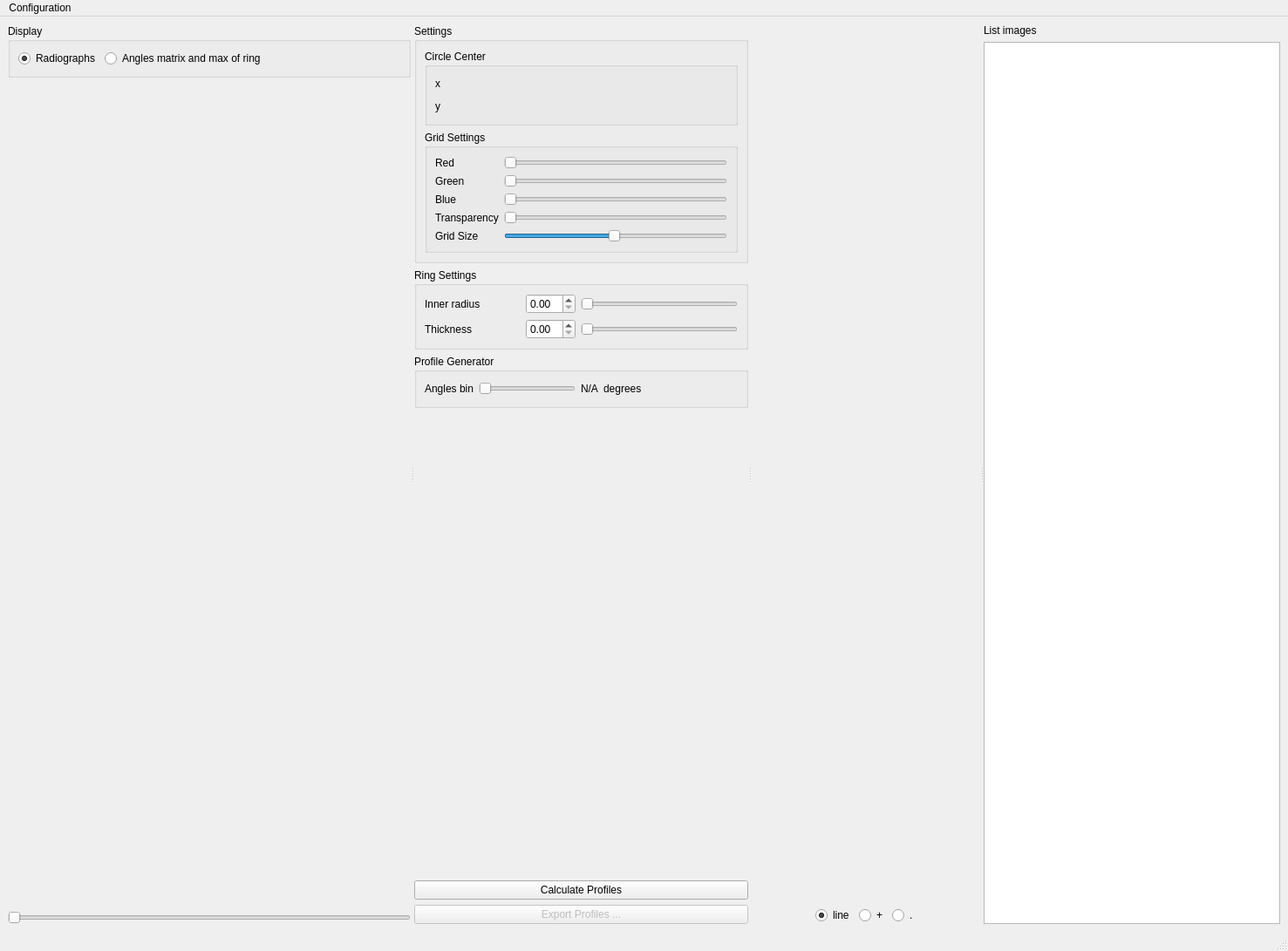
<?xml version="1.0" encoding="UTF-8"?>
<ui version="4.0">
 <class>MainWindow</class>
 <widget class="QMainWindow" name="MainWindow">
  <property name="geometry">
   <rect>
    <x>0</x>
    <y>0</y>
    <width>1477</width>
    <height>1091</height>
   </rect>
  </property>
  <property name="windowTitle">
   <string>MainWindow</string>
  </property>
  <widget class="QWidget" name="centralwidget">
   <layout class="QVBoxLayout" name="verticalLayout_4">
    <item>
     <widget class="QSplitter" name="top_splitter">
      <property name="orientation">
       <enum>Qt::Horizontal</enum>
      </property>
      <widget class="QSplitter" name="splitter">
       <property name="orientation">
        <enum>Qt::Horizontal</enum>
       </property>
       <widget class="QWidget" name="layoutWidget">
        <layout class="QVBoxLayout" name="verticalLayout_2">
         <item>
          <widget class="QGroupBox" name="groupBox_7">
           <property name="title">
            <string>Display</string>
           </property>
           <layout class="QHBoxLayout" name="horizontalLayout_6">
            <item>
             <widget class="QRadioButton" name="display_radiographs_radioButton">
              <property name="text">
               <string>Radiographs</string>
              </property>
              <property name="checked">
               <bool>true</bool>
              </property>
             </widget>
            </item>
            <item>
             <widget class="QRadioButton" name="display_angles_matrix_radioButton">
              <property name="text">
               <string>Angles matrix and max of ring</string>
              </property>
             </widget>
            </item>
            <item>
             <spacer name="horizontalSpacer_4">
              <property name="orientation">
               <enum>Qt::Horizontal</enum>
              </property>
              <property name="sizeHint" stdset="0">
               <size>
                <width>40</width>
                <height>20</height>
               </size>
              </property>
             </spacer>
            </item>
           </layout>
          </widget>
         </item>
         <item>
          <widget class="QWidget" name="widget" native="true">
           <property name="sizePolicy">
            <sizepolicy hsizetype="Expanding" vsizetype="Expanding">
             <horstretch>0</horstretch>
             <verstretch>0</verstretch>
            </sizepolicy>
           </property>
          </widget>
         </item>
         <item>
          <widget class="QSlider" name="image_slider">
           <property name="orientation">
            <enum>Qt::Horizontal</enum>
           </property>
          </widget>
         </item>
        </layout>
       </widget>
       <widget class="QWidget" name="layoutWidget">
        <layout class="QVBoxLayout" name="verticalLayout_3">
         <item>
          <layout class="QHBoxLayout" name="horizontalLayout_5">
           <item>
            <widget class="QGroupBox" name="groupBox_6">
             <property name="title">
              <string>Settings</string>
             </property>
             <layout class="QVBoxLayout" name="verticalLayout_10">
              <item>
               <widget class="QGroupBox" name="groupBox_2">
                <property name="sizePolicy">
                 <sizepolicy hsizetype="MinimumExpanding" vsizetype="Preferred">
                  <horstretch>0</horstretch>
                  <verstretch>0</verstretch>
                 </sizepolicy>
                </property>
                <property name="minimumSize">
                 <size>
                  <width>0</width>
                  <height>0</height>
                 </size>
                </property>
                <property name="maximumSize">
                 <size>
                  <width>16777215</width>
                  <height>16777215</height>
                 </size>
                </property>
                <property name="title">
                 <string>Circle Center</string>
                </property>
                <layout class="QGridLayout" name="gridLayout">
                 <item row="1" column="0">
                  <widget class="QLabel" name="label_2">
                   <property name="text">
                    <string>y</string>
                   </property>
                  </widget>
                 </item>
                 <item row="0" column="0">
                  <widget class="QLabel" name="label">
                   <property name="maximumSize">
                    <size>
                     <width>10</width>
                     <height>16777215</height>
                    </size>
                   </property>
                   <property name="text">
                    <string>x</string>
                   </property>
                  </widget>
                 </item>
                 <item row="1" column="1">
                  <widget class="QLabel" name="circle_y">
                   <property name="minimumSize">
                    <size>
                     <width>50</width>
                     <height>0</height>
                    </size>
                   </property>
                   <property name="maximumSize">
                    <size>
                     <width>50</width>
                     <height>16777215</height>
                    </size>
                   </property>
                   <property name="text">
                    <string/>
                   </property>
                  </widget>
                 </item>
                 <item row="0" column="1">
                  <widget class="QLabel" name="circle_x">
                   <property name="minimumSize">
                    <size>
                     <width>50</width>
                     <height>0</height>
                    </size>
                   </property>
                   <property name="maximumSize">
                    <size>
                     <width>50</width>
                     <height>16777215</height>
                    </size>
                   </property>
                   <property name="text">
                    <string/>
                   </property>
                  </widget>
                 </item>
                 <item row="0" column="2">
                  <spacer name="horizontalSpacer_3">
                   <property name="orientation">
                    <enum>Qt::Horizontal</enum>
                   </property>
                   <property name="sizeHint" stdset="0">
                    <size>
                     <width>40</width>
                     <height>20</height>
                    </size>
                   </property>
                  </spacer>
                 </item>
                 <item row="1" column="2">
                  <spacer name="horizontalSpacer_5">
                   <property name="orientation">
                    <enum>Qt::Horizontal</enum>
                   </property>
                   <property name="sizeHint" stdset="0">
                    <size>
                     <width>40</width>
                     <height>20</height>
                    </size>
                   </property>
                  </spacer>
                 </item>
                </layout>
               </widget>
              </item>
              <item>
               <widget class="QGroupBox" name="groupBox_4">
                <property name="sizePolicy">
                 <sizepolicy hsizetype="Expanding" vsizetype="Preferred">
                  <horstretch>0</horstretch>
                  <verstretch>0</verstretch>
                 </sizepolicy>
                </property>
                <property name="minimumSize">
                 <size>
                  <width>0</width>
                  <height>0</height>
                 </size>
                </property>
                <property name="maximumSize">
                 <size>
                  <width>16777215</width>
                  <height>16777215</height>
                 </size>
                </property>
                <property name="title">
                 <string>Grid Settings </string>
                </property>
                <layout class="QGridLayout" name="gridLayout_3">
                 <item row="4" column="1">
                  <widget class="QSlider" name="grid_size_slider">
                   <property name="minimum">
                    <number>1</number>
                   </property>
                   <property name="maximum">
                    <number>100</number>
                   </property>
                   <property name="value">
                    <number>50</number>
                   </property>
                   <property name="orientation">
                    <enum>Qt::Horizontal</enum>
                   </property>
                  </widget>
                 </item>
                 <item row="4" column="0">
                  <widget class="QLabel" name="label_9">
                   <property name="text">
                    <string>Grid Size</string>
                   </property>
                  </widget>
                 </item>
                 <item row="3" column="1">
                  <widget class="QSlider" name="guide_alpha_slider">
                   <property name="maximum">
                    <number>255</number>
                   </property>
                   <property name="orientation">
                    <enum>Qt::Horizontal</enum>
                   </property>
                  </widget>
                 </item>
                 <item row="0" column="0">
                  <widget class="QLabel" name="label_5">
                   <property name="text">
                    <string>Red</string>
                   </property>
                  </widget>
                 </item>
                 <item row="2" column="0">
                  <widget class="QLabel" name="label_7">
                   <property name="text">
                    <string>Blue</string>
                   </property>
                  </widget>
                 </item>
                 <item row="1" column="1">
                  <widget class="QSlider" name="guide_green_slider">
                   <property name="maximum">
                    <number>255</number>
                   </property>
                   <property name="orientation">
                    <enum>Qt::Horizontal</enum>
                   </property>
                  </widget>
                 </item>
                 <item row="2" column="1">
                  <widget class="QSlider" name="guide_blue_slider">
                   <property name="maximum">
                    <number>255</number>
                   </property>
                   <property name="orientation">
                    <enum>Qt::Horizontal</enum>
                   </property>
                  </widget>
                 </item>
                 <item row="3" column="0">
                  <widget class="QLabel" name="label_8">
                   <property name="text">
                    <string>Transparency</string>
                   </property>
                  </widget>
                 </item>
                 <item row="1" column="0">
                  <widget class="QLabel" name="label_6">
                   <property name="text">
                    <string>Green</string>
                   </property>
                  </widget>
                 </item>
                 <item row="0" column="1">
                  <widget class="QSlider" name="guide_red_slider">
                   <property name="maximum">
                    <number>255</number>
                   </property>
                   <property name="orientation">
                    <enum>Qt::Horizontal</enum>
                   </property>
                  </widget>
                 </item>
                </layout>
               </widget>
              </item>
             </layout>
            </widget>
           </item>
          </layout>
         </item>
         <item>
          <widget class="QGroupBox" name="groupBox_3">
           <property name="title">
            <string>Ring Settings</string>
           </property>
           <layout class="QVBoxLayout" name="verticalLayout_7">
            <item>
             <layout class="QHBoxLayout" name="horizontalLayout_2">
              <item>
               <widget class="QLabel" name="label_3">
                <property name="minimumSize">
                 <size>
                  <width>110</width>
                  <height>0</height>
                 </size>
                </property>
                <property name="maximumSize">
                 <size>
                  <width>110</width>
                  <height>16777215</height>
                 </size>
                </property>
                <property name="text">
                 <string>Inner radius</string>
                </property>
               </widget>
              </item>
              <item>
               <widget class="QDoubleSpinBox" name="ring_inner_radius_doubleSpinBox"/>
              </item>
              <item>
               <widget class="QSlider" name="ring_inner_radius_slider">
                <property name="orientation">
                 <enum>Qt::Horizontal</enum>
                </property>
               </widget>
              </item>
             </layout>
            </item>
            <item>
             <layout class="QHBoxLayout" name="horizontalLayout_3">
              <item>
               <widget class="QLabel" name="ring_thickness_label">
                <property name="minimumSize">
                 <size>
                  <width>110</width>
                  <height>0</height>
                 </size>
                </property>
                <property name="maximumSize">
                 <size>
                  <width>110</width>
                  <height>16777215</height>
                 </size>
                </property>
                <property name="text">
                 <string>Thickness</string>
                </property>
               </widget>
              </item>
              <item>
               <widget class="QDoubleSpinBox" name="ring_thickness_doubleSpinBox"/>
              </item>
              <item>
               <widget class="QSlider" name="ring_thickness_slider">
                <property name="orientation">
                 <enum>Qt::Horizontal</enum>
                </property>
               </widget>
              </item>
             </layout>
            </item>
           </layout>
          </widget>
         </item>
         <item>
          <widget class="QGroupBox" name="groupBox_5">
           <property name="title">
            <string>Profile Generator</string>
           </property>
           <layout class="QHBoxLayout" name="horizontalLayout_4">
            <item>
             <widget class="QLabel" name="label_4">
              <property name="text">
               <string>Angles bin</string>
              </property>
             </widget>
            </item>
            <item>
             <widget class="QSlider" name="angle_bin_horizontalSlider">
              <property name="orientation">
               <enum>Qt::Horizontal</enum>
              </property>
             </widget>
            </item>
            <item>
             <widget class="QLabel" name="angle_bin_value">
              <property name="text">
               <string>N/A</string>
              </property>
             </widget>
            </item>
            <item>
             <widget class="QLabel" name="angle_bin_units">
              <property name="text">
               <string>degrees</string>
              </property>
             </widget>
            </item>
            <item>
             <spacer name="horizontalSpacer_2">
              <property name="orientation">
               <enum>Qt::Horizontal</enum>
              </property>
              <property name="sizeHint" stdset="0">
               <size>
                <width>40</width>
                <height>20</height>
               </size>
              </property>
             </spacer>
            </item>
           </layout>
          </widget>
         </item>
         <item>
          <spacer name="verticalSpacer">
           <property name="orientation">
            <enum>Qt::Vertical</enum>
           </property>
           <property name="sizeHint" stdset="0">
            <size>
             <width>20</width>
             <height>40</height>
            </size>
           </property>
          </spacer>
         </item>
         <item>
          <widget class="QPushButton" name="calculate_profiles_pushButton">
           <property name="text">
            <string>Calculate Profiles</string>
           </property>
          </widget>
         </item>
         <item>
          <widget class="QPushButton" name="export_profiles_button">
           <property name="enabled">
            <bool>false</bool>
           </property>
           <property name="text">
            <string>Export Profiles ...</string>
           </property>
          </widget>
         </item>
        </layout>
       </widget>
      </widget>
      <widget class="QSplitter" name="profile_splitter">
       <property name="orientation">
        <enum>Qt::Horizontal</enum>
       </property>
       <widget class="QWidget" name="layoutWidget">
        <layout class="QVBoxLayout" name="verticalLayout">
         <item>
          <widget class="QWidget" name="widget_profile" native="true">
           <property name="sizePolicy">
            <sizepolicy hsizetype="Expanding" vsizetype="Expanding">
             <horstretch>0</horstretch>
             <verstretch>0</verstretch>
            </sizepolicy>
           </property>
          </widget>
         </item>
         <item>
          <layout class="QHBoxLayout" name="horizontalLayout_7">
           <item>
            <spacer name="horizontalSpacer_7">
             <property name="orientation">
              <enum>Qt::Horizontal</enum>
             </property>
             <property name="sizeHint" stdset="0">
              <size>
               <width>40</width>
               <height>20</height>
              </size>
             </property>
            </spacer>
           </item>
           <item>
            <widget class="QRadioButton" name="line_radioButton">
             <property name="text">
              <string>line</string>
             </property>
             <property name="checked">
              <bool>true</bool>
             </property>
            </widget>
           </item>
           <item>
            <widget class="QRadioButton" name="plus_radioButton">
             <property name="text">
              <string>+</string>
             </property>
            </widget>
           </item>
           <item>
            <widget class="QRadioButton" name="point_radioButton">
             <property name="text">
              <string>.</string>
             </property>
            </widget>
           </item>
           <item>
            <spacer name="horizontalSpacer_6">
             <property name="orientation">
              <enum>Qt::Horizontal</enum>
             </property>
             <property name="sizeHint" stdset="0">
              <size>
               <width>40</width>
               <height>20</height>
              </size>
             </property>
            </spacer>
           </item>
          </layout>
         </item>
        </layout>
       </widget>
       <widget class="QWidget" name="layoutWidget">
        <layout class="QVBoxLayout" name="verticalLayout_6">
         <item>
          <widget class="QLabel" name="label_10">
           <property name="text">
            <string>List images</string>
           </property>
          </widget>
         </item>
         <item>
          <widget class="QListWidget" name="profile_list_images">
           <property name="contextMenuPolicy">
            <enum>Qt::CustomContextMenu</enum>
           </property>
           <property name="selectionMode">
            <enum>QAbstractItemView::MultiSelection</enum>
           </property>
           <property name="selectionBehavior">
            <enum>QAbstractItemView::SelectRows</enum>
           </property>
          </widget>
         </item>
        </layout>
       </widget>
      </widget>
     </widget>
    </item>
   </layout>
  </widget>
  <widget class="QMenuBar" name="menubar">
   <property name="geometry">
    <rect>
     <x>0</x>
     <y>0</y>
     <width>1477</width>
     <height>22</height>
    </rect>
   </property>
   <widget class="QMenu" name="menuConfiguration">
    <property name="title">
     <string>Configuration</string>
    </property>
    <addaction name="actionLoad"/>
    <addaction name="actionSave"/>
   </widget>
   <addaction name="menuConfiguration"/>
  </widget>
  <widget class="QStatusBar" name="statusbar"/>
  <action name="actionLoad">
   <property name="text">
    <string>Open ...</string>
   </property>
   <property name="shortcut">
    <string>Ctrl+O</string>
   </property>
  </action>
  <action name="actionSave">
   <property name="text">
    <string>Save ...</string>
   </property>
   <property name="shortcut">
    <string>Ctrl+S</string>
   </property>
  </action>
 </widget>
 <resources/>
 <connections>
  <connection>
   <sender>guide_red_slider</sender>
   <signal>sliderMoved(int)</signal>
   <receiver>MainWindow</receiver>
   <slot>guide_color_changed()</slot>
   <hints>
    <hint type="sourcelabel">
     <x>851</x>
     <y>203</y>
    </hint>
    <hint type="destinationlabel">
     <x>449</x>
     <y>320</y>
    </hint>
   </hints>
  </connection>
  <connection>
   <sender>guide_green_slider</sender>
   <signal>sliderMoved(int)</signal>
   <receiver>MainWindow</receiver>
   <slot>guide_color_changed()</slot>
   <hints>
    <hint type="sourcelabel">
     <x>851</x>
     <y>237</y>
    </hint>
    <hint type="destinationlabel">
     <x>449</x>
     <y>320</y>
    </hint>
   </hints>
  </connection>
  <connection>
   <sender>guide_blue_slider</sender>
   <signal>sliderMoved(int)</signal>
   <receiver>MainWindow</receiver>
   <slot>guide_color_changed()</slot>
   <hints>
    <hint type="sourcelabel">
     <x>851</x>
     <y>271</y>
    </hint>
    <hint type="destinationlabel">
     <x>449</x>
     <y>320</y>
    </hint>
   </hints>
  </connection>
  <connection>
   <sender>guide_alpha_slider</sender>
   <signal>sliderMoved(int)</signal>
   <receiver>MainWindow</receiver>
   <slot>guide_color_changed()</slot>
   <hints>
    <hint type="sourcelabel">
     <x>851</x>
     <y>305</y>
    </hint>
    <hint type="destinationlabel">
     <x>449</x>
     <y>320</y>
    </hint>
   </hints>
  </connection>
  <connection>
   <sender>grid_size_slider</sender>
   <signal>sliderMoved(int)</signal>
   <receiver>MainWindow</receiver>
   <slot>grid_slider_moved()</slot>
   <hints>
    <hint type="sourcelabel">
     <x>851</x>
     <y>339</y>
    </hint>
    <hint type="destinationlabel">
     <x>823</x>
     <y>442</y>
    </hint>
   </hints>
  </connection>
  <connection>
   <sender>grid_size_slider</sender>
   <signal>sliderPressed()</signal>
   <receiver>MainWindow</receiver>
   <slot>grid_slider_pressed()</slot>
   <hints>
    <hint type="sourcelabel">
     <x>851</x>
     <y>339</y>
    </hint>
    <hint type="destinationlabel">
     <x>692</x>
     <y>592</y>
    </hint>
   </hints>
  </connection>
  <connection>
   <sender>guide_red_slider</sender>
   <signal>sliderPressed()</signal>
   <receiver>MainWindow</receiver>
   <slot>guide_color_clicked()</slot>
   <hints>
    <hint type="sourcelabel">
     <x>851</x>
     <y>203</y>
    </hint>
    <hint type="destinationlabel">
     <x>762</x>
     <y>304</y>
    </hint>
   </hints>
  </connection>
  <connection>
   <sender>guide_red_slider</sender>
   <signal>sliderReleased()</signal>
   <receiver>MainWindow</receiver>
   <slot>guide_color_released()</slot>
   <hints>
    <hint type="sourcelabel">
     <x>851</x>
     <y>203</y>
    </hint>
    <hint type="destinationlabel">
     <x>734</x>
     <y>312</y>
    </hint>
   </hints>
  </connection>
  <connection>
   <sender>guide_green_slider</sender>
   <signal>sliderPressed()</signal>
   <receiver>MainWindow</receiver>
   <slot>guide_color_clicked()</slot>
   <hints>
    <hint type="sourcelabel">
     <x>851</x>
     <y>237</y>
    </hint>
    <hint type="destinationlabel">
     <x>750</x>
     <y>361</y>
    </hint>
   </hints>
  </connection>
  <connection>
   <sender>guide_green_slider</sender>
   <signal>sliderReleased()</signal>
   <receiver>MainWindow</receiver>
   <slot>guide_color_released()</slot>
   <hints>
    <hint type="sourcelabel">
     <x>851</x>
     <y>237</y>
    </hint>
    <hint type="destinationlabel">
     <x>724</x>
     <y>369</y>
    </hint>
   </hints>
  </connection>
  <connection>
   <sender>guide_blue_slider</sender>
   <signal>sliderPressed()</signal>
   <receiver>MainWindow</receiver>
   <slot>guide_color_clicked()</slot>
   <hints>
    <hint type="sourcelabel">
     <x>851</x>
     <y>271</y>
    </hint>
    <hint type="destinationlabel">
     <x>763</x>
     <y>395</y>
    </hint>
   </hints>
  </connection>
  <connection>
   <sender>guide_blue_slider</sender>
   <signal>sliderReleased()</signal>
   <receiver>MainWindow</receiver>
   <slot>guide_color_released()</slot>
   <hints>
    <hint type="sourcelabel">
     <x>851</x>
     <y>271</y>
    </hint>
    <hint type="destinationlabel">
     <x>743</x>
     <y>404</y>
    </hint>
   </hints>
  </connection>
  <connection>
   <sender>guide_alpha_slider</sender>
   <signal>sliderPressed()</signal>
   <receiver>MainWindow</receiver>
   <slot>guide_color_clicked()</slot>
   <hints>
    <hint type="sourcelabel">
     <x>851</x>
     <y>305</y>
    </hint>
    <hint type="destinationlabel">
     <x>775</x>
     <y>447</y>
    </hint>
   </hints>
  </connection>
  <connection>
   <sender>guide_alpha_slider</sender>
   <signal>sliderReleased()</signal>
   <receiver>MainWindow</receiver>
   <slot>guide_color_released()</slot>
   <hints>
    <hint type="sourcelabel">
     <x>851</x>
     <y>305</y>
    </hint>
    <hint type="destinationlabel">
     <x>753</x>
     <y>458</y>
    </hint>
   </hints>
  </connection>
  <connection>
   <sender>grid_size_slider</sender>
   <signal>sliderReleased()</signal>
   <receiver>MainWindow</receiver>
   <slot>grid_slider_pressed()</slot>
   <hints>
    <hint type="sourcelabel">
     <x>851</x>
     <y>339</y>
    </hint>
    <hint type="destinationlabel">
     <x>689</x>
     <y>475</y>
    </hint>
   </hints>
  </connection>
  <connection>
   <sender>image_slider</sender>
   <signal>sliderMoved(int)</signal>
   <receiver>MainWindow</receiver>
   <slot>slider_image_changed()</slot>
   <hints>
    <hint type="sourcelabel">
     <x>168</x>
     <y>683</y>
    </hint>
    <hint type="destinationlabel">
     <x>7</x>
     <y>666</y>
    </hint>
   </hints>
  </connection>
  <connection>
   <sender>ring_inner_radius_slider</sender>
   <signal>sliderMoved(int)</signal>
   <receiver>MainWindow</receiver>
   <slot>ring_settings_inner_radius_slider_changed()</slot>
   <hints>
    <hint type="sourcelabel">
     <x>863</x>
     <y>428</y>
    </hint>
    <hint type="destinationlabel">
     <x>1231</x>
     <y>414</y>
    </hint>
   </hints>
  </connection>
  <connection>
   <sender>ring_thickness_slider</sender>
   <signal>sliderMoved(int)</signal>
   <receiver>MainWindow</receiver>
   <slot>ring_settings_thickness_slider_changed()</slot>
   <hints>
    <hint type="sourcelabel">
     <x>863</x>
     <y>464</y>
    </hint>
    <hint type="destinationlabel">
     <x>1228</x>
     <y>460</y>
    </hint>
   </hints>
  </connection>
  <connection>
   <sender>ring_inner_radius_doubleSpinBox</sender>
   <signal>valueChanged(double)</signal>
   <receiver>MainWindow</receiver>
   <slot>ring_settings_inner_radius_double_spin_box_changed()</slot>
   <hints>
    <hint type="sourcelabel">
     <x>663</x>
     <y>429</y>
    </hint>
    <hint type="destinationlabel">
     <x>1233</x>
     <y>366</y>
    </hint>
   </hints>
  </connection>
  <connection>
   <sender>ring_thickness_doubleSpinBox</sender>
   <signal>valueChanged(double)</signal>
   <receiver>MainWindow</receiver>
   <slot>ring_settings_thickness_double_spin_box_changed()</slot>
   <hints>
    <hint type="sourcelabel">
     <x>663</x>
     <y>465</y>
    </hint>
    <hint type="destinationlabel">
     <x>1234</x>
     <y>514</y>
    </hint>
   </hints>
  </connection>
  <connection>
   <sender>calculate_profiles_pushButton</sender>
   <signal>clicked()</signal>
   <receiver>MainWindow</receiver>
   <slot>calculate_profiles_clicked()</slot>
   <hints>
    <hint type="sourcelabel">
     <x>884</x>
     <y>650</y>
    </hint>
    <hint type="destinationlabel">
     <x>1382</x>
     <y>690</y>
    </hint>
   </hints>
  </connection>
  <connection>
   <sender>angle_bin_horizontalSlider</sender>
   <signal>sliderMoved(int)</signal>
   <receiver>MainWindow</receiver>
   <slot>angle_bin_slider_moved()</slot>
   <hints>
    <hint type="sourcelabel">
     <x>692</x>
     <y>537</y>
    </hint>
    <hint type="destinationlabel">
     <x>1379</x>
     <y>754</y>
    </hint>
   </hints>
  </connection>
  <connection>
   <sender>display_radiographs_radioButton</sender>
   <signal>clicked()</signal>
   <receiver>MainWindow</receiver>
   <slot>display_mode_changed()</slot>
   <hints>
    <hint type="sourcelabel">
     <x>129</x>
     <y>87</y>
    </hint>
    <hint type="destinationlabel">
     <x>1376</x>
     <y>135</y>
    </hint>
   </hints>
  </connection>
  <connection>
   <sender>display_angles_matrix_radioButton</sender>
   <signal>clicked()</signal>
   <receiver>MainWindow</receiver>
   <slot>display_mode_changed()</slot>
   <hints>
    <hint type="sourcelabel">
     <x>344</x>
     <y>87</y>
    </hint>
    <hint type="destinationlabel">
     <x>1374</x>
     <y>212</y>
    </hint>
   </hints>
  </connection>
  <connection>
   <sender>ring_inner_radius_slider</sender>
   <signal>sliderReleased()</signal>
   <receiver>MainWindow</receiver>
   <slot>ring_settings_inner_radius_slider_released()</slot>
   <hints>
    <hint type="sourcelabel">
     <x>863</x>
     <y>428</y>
    </hint>
    <hint type="destinationlabel">
     <x>1377</x>
     <y>486</y>
    </hint>
   </hints>
  </connection>
  <connection>
   <sender>ring_thickness_slider</sender>
   <signal>sliderReleased()</signal>
   <receiver>MainWindow</receiver>
   <slot>ring_settings_thickness_slider_released()</slot>
   <hints>
    <hint type="sourcelabel">
     <x>863</x>
     <y>464</y>
    </hint>
    <hint type="destinationlabel">
     <x>1376</x>
     <y>586</y>
    </hint>
   </hints>
  </connection>
  <connection>
   <sender>ring_inner_radius_doubleSpinBox</sender>
   <signal>editingFinished()</signal>
   <receiver>MainWindow</receiver>
   <slot>ring_settings_inner_radius_double_spin_box_finished()</slot>
   <hints>
    <hint type="sourcelabel">
     <x>663</x>
     <y>429</y>
    </hint>
    <hint type="destinationlabel">
     <x>8</x>
     <y>421</y>
    </hint>
   </hints>
  </connection>
  <connection>
   <sender>ring_thickness_doubleSpinBox</sender>
   <signal>editingFinished()</signal>
   <receiver>MainWindow</receiver>
   <slot>ring_settings_thickness_double_spin_box_finished()</slot>
   <hints>
    <hint type="sourcelabel">
     <x>663</x>
     <y>465</y>
    </hint>
    <hint type="destinationlabel">
     <x>4</x>
     <y>495</y>
    </hint>
   </hints>
  </connection>
  <connection>
   <sender>profile_list_images</sender>
   <signal>itemSelectionChanged()</signal>
   <receiver>MainWindow</receiver>
   <slot>profile_list_images_selection_changed()</slot>
   <hints>
    <hint type="sourcelabel">
     <x>1205</x>
     <y>296</y>
    </hint>
    <hint type="destinationlabel">
     <x>1375</x>
     <y>321</y>
    </hint>
   </hints>
  </connection>
  <connection>
   <sender>actionLoad</sender>
   <signal>triggered()</signal>
   <receiver>MainWindow</receiver>
   <slot>load_configuration()</slot>
   <hints>
    <hint type="sourcelabel">
     <x>-1</x>
     <y>-1</y>
    </hint>
    <hint type="destinationlabel">
     <x>721</x>
     <y>543</y>
    </hint>
   </hints>
  </connection>
  <connection>
   <sender>actionSave</sender>
   <signal>triggered()</signal>
   <receiver>MainWindow</receiver>
   <slot>save_configuration()</slot>
   <hints>
    <hint type="sourcelabel">
     <x>-1</x>
     <y>-1</y>
    </hint>
    <hint type="destinationlabel">
     <x>721</x>
     <y>543</y>
    </hint>
   </hints>
  </connection>
  <connection>
   <sender>line_radioButton</sender>
   <signal>clicked()</signal>
   <receiver>MainWindow</receiver>
   <slot>profile_plot_axis_type_changed()</slot>
   <hints>
    <hint type="sourcelabel">
     <x>993</x>
     <y>671</y>
    </hint>
    <hint type="destinationlabel">
     <x>1432</x>
     <y>947</y>
    </hint>
   </hints>
  </connection>
  <connection>
   <sender>plus_radioButton</sender>
   <signal>clicked()</signal>
   <receiver>MainWindow</receiver>
   <slot>profile_plot_axis_type_changed()</slot>
   <hints>
    <hint type="sourcelabel">
     <x>1050</x>
     <y>676</y>
    </hint>
    <hint type="destinationlabel">
     <x>1435</x>
     <y>995</y>
    </hint>
   </hints>
  </connection>
  <connection>
   <sender>point_radioButton</sender>
   <signal>clicked()</signal>
   <receiver>MainWindow</receiver>
   <slot>profile_plot_axis_type_changed()</slot>
   <hints>
    <hint type="sourcelabel">
     <x>1091</x>
     <y>675</y>
    </hint>
    <hint type="destinationlabel">
     <x>1438</x>
     <y>1035</y>
    </hint>
   </hints>
  </connection>
  <connection>
   <sender>export_profiles_button</sender>
   <signal>clicked()</signal>
   <receiver>MainWindow</receiver>
   <slot>export_profiles_clicked()</slot>
   <hints>
    <hint type="sourcelabel">
     <x>727</x>
     <y>671</y>
    </hint>
    <hint type="destinationlabel">
     <x>19</x>
     <y>731</y>
    </hint>
   </hints>
  </connection>
  <connection>
   <sender>profile_list_images</sender>
   <signal>customContextMenuRequested(QPoint)</signal>
   <receiver>MainWindow</receiver>
   <slot>list_images_right_click()</slot>
   <hints>
    <hint type="sourcelabel">
     <x>1293</x>
     <y>85</y>
    </hint>
    <hint type="destinationlabel">
     <x>1473</x>
     <y>69</y>
    </hint>
   </hints>
  </connection>
 </connections>
 <slots>
  <slot>cancel_clicked()</slot>
  <slot>apply_clicked()</slot>
  <slot>circle_center_changed()</slot>
  <slot>sector_radio_button_changed()</slot>
  <slot>sector_changed()</slot>
  <slot>guide_color_changed()</slot>
  <slot>grid_size_changed()</slot>
  <slot>grid_slider_moved()</slot>
  <slot>grid_slider_pressed()</slot>
  <slot>sector_from_angle_moved()</slot>
  <slot>sector_to_angle_moved()</slot>
  <slot>sector_from_angle_clicked()</slot>
  <slot>sector_to_angle_clicked()</slot>
  <slot>guide_color_clicked()</slot>
  <slot>guide_color_released()</slot>
  <slot>calculate_profiles_clicked()</slot>
  <slot>export_profiles_clicked()</slot>
  <slot>help_button_clicked()</slot>
  <slot>slider_image_changed()</slot>
  <slot>ring_settings_inner_radius_double_spin_box_changed()</slot>
  <slot>ring_settings_inner_radius_slider_changed()</slot>
  <slot>ring_settings_thickness_double_spin_box_changed()</slot>
  <slot>ring_settings_thickness_slider_changed()</slot>
  <slot>display_ring()</slot>
  <slot>clear_full_ring_clicked()</slot>
  <slot>angle_bin_slider_moved()</slot>
  <slot>display_mode_changed()</slot>
  <slot>ring_settings_inner_radius_slider_released()</slot>
  <slot>ring_settings_thickness_slider_released()</slot>
  <slot>ring_settings_inner_radius_double_spin_box_finished()</slot>
  <slot>ring_settings_thickness_double_spin_box_finished()</slot>
  <slot>profile_list_images_selection_changed()</slot>
  <slot>load_configuration()</slot>
  <slot>save_configuration()</slot>
  <slot>profile_plot_axis_type_changed()</slot>
  <slot>list_images_right_click()</slot>
 </slots>
</ui>
